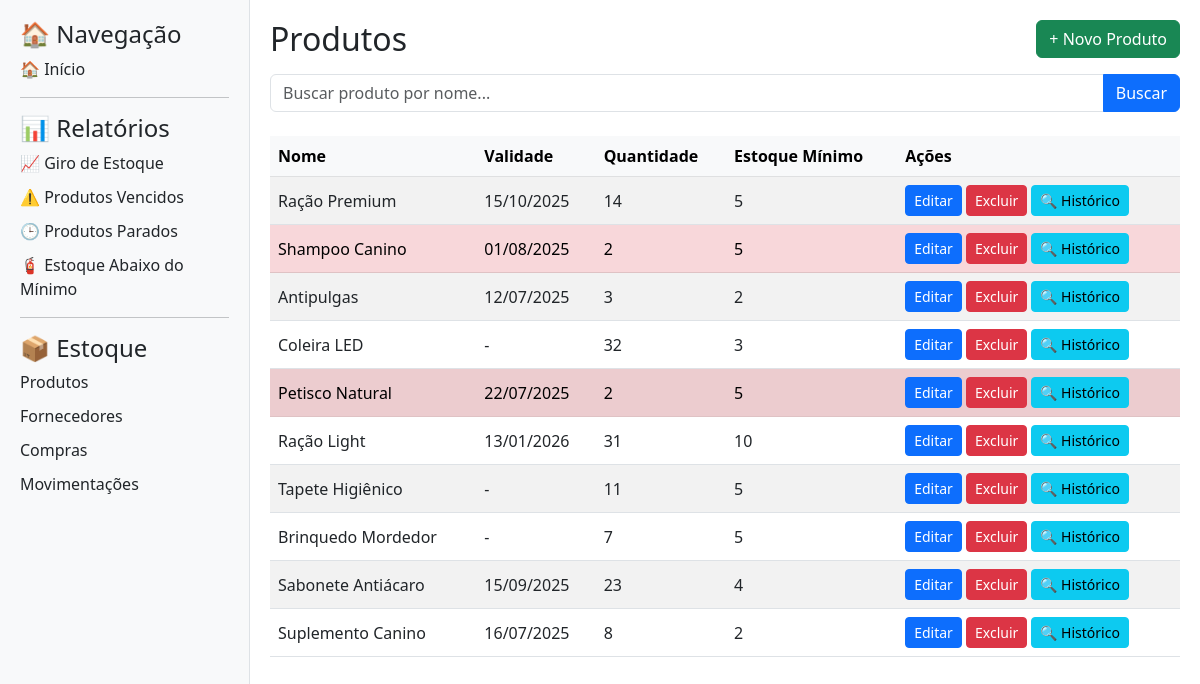
/produtos, run on the app's committed database.
### app/models.py (models this page shows)
class Produto(db.Model):
    id = db.Column(db.Integer, primary_key=True)
    nome = db.Column(db.String(100), nullable=False)
    lote = db.Column(db.String(50))
    validade = db.Column(db.Date)
    quantidade = db.Column(db.Integer, default=0)
    estoque_minimo = db.Column(db.Integer, default=10)
    estoque_maximo = db.Column(db.Integer, default=100)

### app/routes.py (the view)
@app.route("/produtos")
def listar_produtos():
    termo = request.args.get("busca", "")
    if termo:
        produtos = Produto.query.filter(Produto.nome.ilike(f"%{termo}%")).all()
    else:
        produtos = Produto.query.all()
    return render_template("produtos.html", produtos=produtos, termo=termo)

### app/templates/produtos.html
{% extends 'base.html' %}
{% block content %}
<div class="d-flex justify-content-between align-items-center mb-3">
    <h2 class="mb-0">Produtos</h2>
    <a class="btn btn-success" href="{{ url_for('novo_produto') }}">+ Novo Produto</a>
</div>
<form method="get" class="mb-4">
    <div class="input-group">
        <input type="text" name="busca" class="form-control" placeholder="Buscar produto por nome..." value="{{ termo }}">
        <button class="btn btn-primary">Buscar</button>
    </div>
</form>
<table class="table table-striped align-middle">
    <thead class="table-light">
        <tr>
            <th>Nome</th>
            <th>Validade</th>
            <th>Quantidade</th>
            <th>Estoque Mínimo</th>
            <th>Ações</th>
        </tr>
    </thead>
    <tbody>
        {% for p in produtos %}
        <tr class="{% if p.quantidade < p.estoque_minimo %}table-danger{% endif %}">
            <td>{{ p.nome }}</td>
            <td>{{ p.validade.strftime('%d/%m/%Y') if p.validade else '-' }}</td>
            <td>{{ p.quantidade }}</td>
            <td>{{ p.estoque_minimo }}</td>
            <td>
                <a class="btn btn-sm btn-primary" href="{{ url_for('editar_produto', id=p.id) }}">Editar</a>
                <form action="{{ url_for('excluir_produto', id=p.id) }}" method="post" style="display:inline;">
                    <button type="submit" class="btn btn-sm btn-danger" onclick="return confirm('Deseja excluir?')">Excluir</button>
                </form>
                <a class="btn btn-sm btn-info" href="{{ url_for('historico_produto', id=p.id) }}">🔍 Histórico</a>
            </td>
        </tr>
        {% endfor %}
    </tbody>
</table>
{% endblock %}

### app/static/style.css (style rules this page uses)
body { display: flex; }

### data on the page
Produto: nome "Ração Premium", validade "15/10/2025", quantidade "14", estoque_minimo "5"
Produto: nome "Shampoo Canino", validade "01/08/2025", quantidade "2", estoque_minimo "5"
Produto: nome "Antipulgas", validade "12/07/2025", quantidade "3", estoque_minimo "2"
Produto: nome "Coleira LED", validade "-", quantidade "32", estoque_minimo "3"
Produto: nome "Petisco Natural", validade "22/07/2025", quantidade "2", estoque_minimo "5"
Produto: nome "Ração Light", validade "13/01/2026", quantidade "31", estoque_minimo "10"
Produto: nome "Tapete Higiênico", validade "-", quantidade "11", estoque_minimo "5"
Produto: nome "Brinquedo Mordedor", validade "-", quantidade "7", estoque_minimo "5"
Produto: nome "Sabonete Antiácaro", validade "15/09/2025", quantidade "23", estoque_minimo "4"
Produto: nome "Suplemento Canino", validade "16/07/2025", quantidade "8", estoque_minimo "2"
